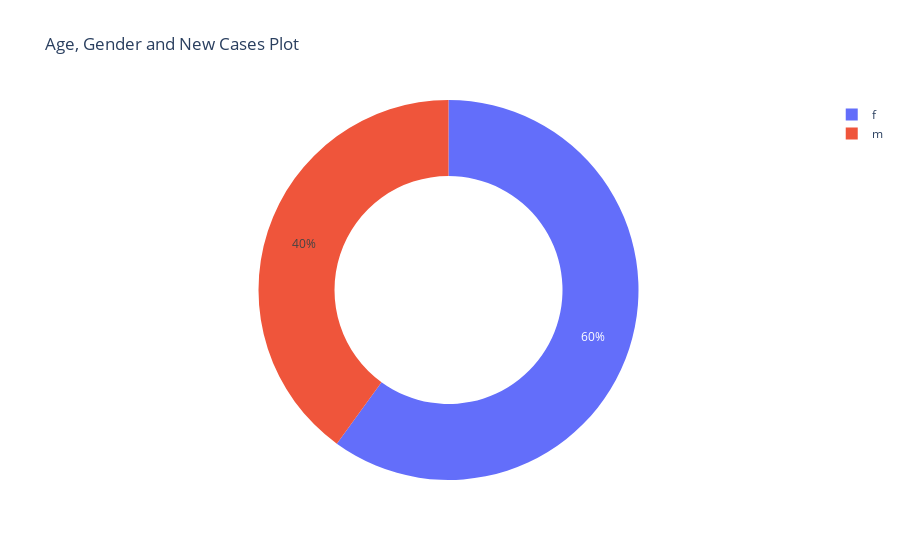

The notebook cell this image was saved under:
### Code cell
import os
import json
import numpy as np
import pandas as pd
import plotly.express as px
import plotly
import requests
import zipfile


class AgeGender:
    def __init__(self, fetch=False):
        if fetch:
            zip_file = requests.get('https://osf.io/43ucn/download')
            open('zip_file.zip', 'wb').write(zip_file.content)      # Save File
            with zipfile.ZipFile('zip_file', 'r') as zip_ref:       # Unzip
                zip_ref.extractall('data/')
            path = os.path.join('data', 'Data', 'Output_10.csv')
        else:
            path = os.path.join('..', 'data', 'Output_10.csv')

        self.data = pd.read_csv(path, encoding='GBK', skiprows=3)
        self.data.Date = pd.to_datetime(self.data.Date, format='%d.%m.%Y')
        self.age2grp()

    def age2grp(self, age_col='Age', age_grp=None):
        if age_grp:
            self.age_grp = age_grp
        else:
            self.age_grp = {0: '0-10',
                      10: '10-20',
                      20: '20-30',
                      30: '30-40',
                      40: '40-50',
                      50: '50-60',
                      60: '60-70',
                      70: '70-80',
                      80: '80-90',
                      90: '90-100',
                      100: '100+'}
        self.data[age_col] = self.data[age_col].map(self.age_grp)

    def split_data(self, COUNTRY, REGION):
        self.df_b = {}
        self.df_m = {}
        self.df_f = {}

        for key, val in age_grp.items():
            self.df_b[val] = self.data[(self.data.Country==COUNTRY)
                         & (self.data.Age == val)
                         & (self.data.Region==REGION)
                         & (self.data.Sex=='b')].sort_values('Date', axis=0)[-8:]

            self.df_m[val] = self.data[(self.data.Country==COUNTRY)
                         & (self.data.Age == val)
                         & (self.data.Region==REGION)
                         & (self.data.Sex=='m')].sort_values('Date', axis=0)[-8:]

            self.df_f[val] = self.data[(self.data.Country==COUNTRY)
                         & (self.data.Age == val)
                         & (self.data.Region==REGION)
                         & (self.data.Sex=='f')].sort_values('Date', axis=0)[-8:]

            ## ----------New Cases-----------------
            self.df_b[val].Cases = round(self.df_b[val].Cases.ffill().copy())
            self.df_b[val]['New Cases'] = self.df_b[val]['Cases'] - self.df_b[val]['Cases'].shift(1)
            self.df_b[val]['New Cases'] = self.df_b[val]['New Cases'].where(self.df_b[val]['New Cases']>0, 0)

            self.df_m[val].Cases = round(self.df_m[val].Cases.ffill().copy())
            self.df_m[val]['New Cases'] = self.df_m[val].Cases - self.df_m[val].Cases.shift(1)
            self.df_m[val]['New Cases'] = self.df_m[val]['New Cases'].where(self.df_m[val]['New Cases']>0, 0)

            self.df_f[val].Cases = round(self.df_f[val].Cases.ffill().copy())
            self.df_f[val]['New Cases'] = self.df_f[val].Cases - self.df_f[val].Cases.shift(1)
            self.df_f[val]['New Cases'] = self.df_f[val]['New Cases'].where(self.df_f[val]['New Cases']>0, 0)

            ## ----------New Deaths-----------------
            self.df_b[val].Deaths = round(self.df_b[val].Deaths.ffill().copy())
            self.df_b[val]['New Deaths'] = self.df_b[val]['Deaths'] - self.df_b[val]['Deaths'].shift(1)
            self.df_b[val]['New Deaths'] = self.df_b[val]['New Deaths'].where(self.df_b[val]['New Deaths']>0, 0)

            self.df_m[val].Deaths = round(self.df_m[val].Deaths.ffill().copy())
            self.df_m[val]['New Deaths'] = self.df_m[val].Deaths - self.df_m[val].Deaths.shift(1)
            self.df_m[val]['New Deaths'] = self.df_m[val]['New Deaths'].where(self.df_m[val]['New Deaths']>0, 0)

            self.df_f[val].Deaths = round(self.df_f[val].Deaths.ffill().copy())
            self.df_f[val]['New Deaths'] = self.df_f[val].Deaths - self.df_f[val].Deaths.shift(1)
            self.df_f[val]['New Deaths'] = self.df_f[val]['New Deaths'].where(self.df_f[val]['New Deaths']>0, 0)

    def get_agegrp(self, AGE_GRP='20-30', title='Age, Gender and New Cases Plot', values='New Cases', convert2json=True):
        if ((self.df_m[AGE_GRP][-7:]['New Cases'].sum()==0) and
          (self.df_m[AGE_GRP][-7:]['New Deaths'].sum()==0)):
            # Change Title to No data found
            title = "No Data Available!"
        elif (self.df_m[AGE_GRP][-7:]['New Cases'].sum()==0):
            # Switch to Deaths
            title = 'Age, Gender and New Deaths Plot'
            values = 'New Deaths'
        else:
            # Keep New Cases
            values = 'New Cases'
        fig = px.pie(pd.concat([self.df_m[AGE_GRP][-7:], self.df_f[AGE_GRP][-7:]], axis=0), 
                     values=values, names='Sex', 
                     title=title,
                     hole=.6)
        if convert2json:
            graphJSON = json.dumps(fig, cls=plotly.utils.PlotlyJSONEncoder)
            return graphJSON

        return fig

    def get_ageplot(self, title='Age and New Cases Plot', values='New Cases', convert2json=True):
        all_age = pd.DataFrame(columns=['Country', 'Region', 'Code', 
                                        'Date', 'Sex', 'Age', 
                                        'AgeInt', 'Cases', 'Deaths', 
                                        'Tests', 'New Cases', 'New Deaths'])
        for key, val in self.age_grp.items():
            all_age = pd.concat([all_age, self.df_b[val][-7:]], axis=0)
            
        if ((all_age['New Cases'].sum()==0) and
          (all_age['New Deaths'].sum()==0)):
            # Change title to no data available
            title = "No Data Available!"
        elif (all_age['New Cases'].sum()==0):
            title = 'Age and New Deaths Plot'
            values = 'New Deaths'
        else:
            values = 'New Cases'
    
        fig = px.pie(all_age, 
                     values=values, names='Age', 
                     title=title,
                     hole=.6)
        if convert2json:
            graphJSON = json.dumps(fig, cls=plotly.utils.PlotlyJSONEncoder)
            return graphJSON

        return fig

if __name__ == '__main__':
    ag = AgeGender()
    ag.split_data('USA', 'Michigan')
    agegrpplt = ag.get_agegrp(AGE_GRP='20-30', convert2json=False)
    agegrpplt.show()

### Figure 1 — Plotly figure (JSON) as saved in the notebook; plotly's stock layout.template omitted (floating-point values rounded to 4 significant figures)
{"data": [{"domain": {"x": [0, 1], "y": [0, 1]}, "hole": 0.6, "hovertemplate": "Sex=%{label}<br>New Cases=%{value}<extra></extra>", "labels": ["m", "m", "m", "m", "m", "m", "m", "f", "f", "f", "f", "f", "f", "f"], "legendgroup": "", "name": "", "showlegend": true, "type": "pie", "values": [11, 14, 1, 11, 22, 40, 9, 30, 24, 9, 44, 13, 36, 6]}], "layout": {"legend": {"tracegroupgap": 0}, "title": {"text": "Age, Gender and New Cases Plot"}}}
